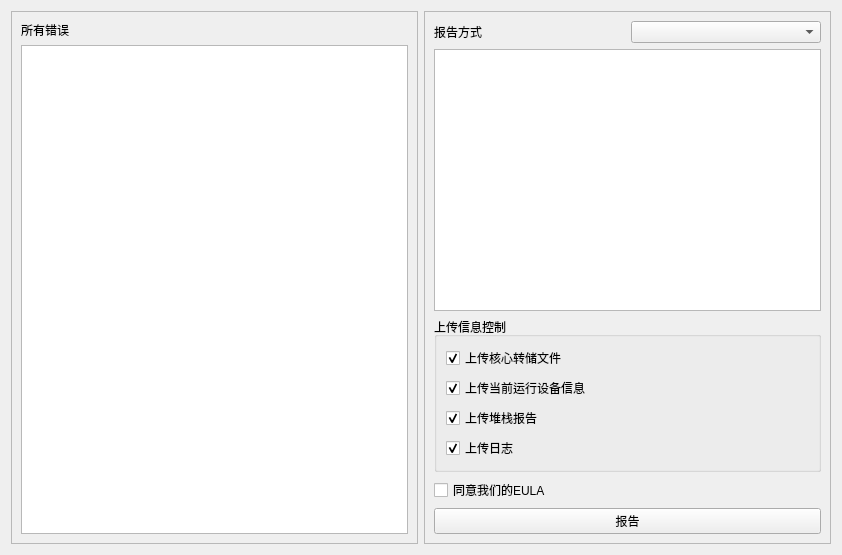
<?xml version="1.0" encoding="UTF-8"?>
<ui version="4.0">
 <class>ErrorFeedback</class>
 <widget class="QWidget" name="ErrorFeedback">
  <property name="geometry">
   <rect>
    <x>0</x>
    <y>0</y>
    <width>842</width>
    <height>555</height>
   </rect>
  </property>
  <property name="windowTitle">
   <string>报告错误</string>
  </property>
  <layout class="QHBoxLayout" name="horizontalLayout_2">
   <item>
    <widget class="QFrame" name="frame">
     <property name="frameShape">
      <enum>QFrame::Shape::StyledPanel</enum>
     </property>
     <property name="frameShadow">
      <enum>QFrame::Shadow::Raised</enum>
     </property>
     <layout class="QVBoxLayout" name="verticalLayout">
      <item>
       <widget class="SubtitleLabel" name="label">
        <property name="text">
         <string>所有错误</string>
        </property>
       </widget>
      </item>
      <item>
       <widget class="TableWidget" name="tableWidget"/>
      </item>
     </layout>
    </widget>
   </item>
   <item>
    <widget class="QFrame" name="frame_2">
     <property name="frameShape">
      <enum>QFrame::Shape::StyledPanel</enum>
     </property>
     <property name="frameShadow">
      <enum>QFrame::Shadow::Raised</enum>
     </property>
     <layout class="QVBoxLayout" name="verticalLayout_3">
      <item>
       <layout class="QHBoxLayout" name="horizontalLayout">
        <item>
         <widget class="BodyLabel" name="label_2">
          <property name="text">
           <string>报告方式</string>
          </property>
         </widget>
        </item>
        <item>
         <widget class="ComboBox" name="comboBox"/>
        </item>
       </layout>
      </item>
      <item>
       <widget class="TextBrowser" name="textBrowser"/>
      </item>
      <item>
       <widget class="QGroupBox" name="groupBox">
        <property name="title">
         <string>上传信息控制</string>
        </property>
        <layout class="QGridLayout" name="gridLayout">
         <item row="0" column="0">
          <layout class="QVBoxLayout" name="verticalLayout_2">
           <item>
            <widget class="CheckBox" name="checkBox_4">
             <property name="text">
              <string>上传核心转储文件</string>
             </property>
             <property name="checked">
              <bool>true</bool>
             </property>
             <property name="tristate">
              <bool>false</bool>
             </property>
            </widget>
           </item>
           <item>
            <widget class="CheckBox" name="checkBox_3">
             <property name="text">
              <string>上传当前运行设备信息</string>
             </property>
             <property name="checked">
              <bool>true</bool>
             </property>
            </widget>
           </item>
           <item>
            <widget class="CheckBox" name="checkBox_2">
             <property name="text">
              <string>上传堆栈报告</string>
             </property>
             <property name="checked">
              <bool>true</bool>
             </property>
            </widget>
           </item>
           <item>
            <widget class="CheckBox" name="checkBox_5">
             <property name="text">
              <string>上传日志</string>
             </property>
             <property name="checked">
              <bool>true</bool>
             </property>
            </widget>
           </item>
          </layout>
         </item>
        </layout>
       </widget>
      </item>
      <item>
       <widget class="CheckBox" name="checkBox">
        <property name="text">
         <string>同意我们的EULA</string>
        </property>
       </widget>
      </item>
      <item>
       <widget class="PrimaryPushButton" name="pushButton">
        <property name="text">
         <string>报告</string>
        </property>
       </widget>
      </item>
     </layout>
    </widget>
   </item>
  </layout>
 </widget>
 <customwidgets>
  <customwidget>
   <class>CheckBox</class>
   <extends>QCheckBox</extends>
   <header>qfluentwidgets</header>
  </customwidget>
  <customwidget>
   <class>BodyLabel</class>
   <extends>QLabel</extends>
   <header>qfluentwidgets</header>
  </customwidget>
  <customwidget>
   <class>SubtitleLabel</class>
   <extends>QLabel</extends>
   <header>qfluentwidgets</header>
  </customwidget>
  <customwidget>
   <class>PrimaryPushButton</class>
   <extends>QPushButton</extends>
   <header>qfluentwidgets</header>
  </customwidget>
  <customwidget>
   <class>TableWidget</class>
   <extends>QTableWidget</extends>
   <header>qfluentwidgets</header>
  </customwidget>
  <customwidget>
   <class>TextBrowser</class>
   <extends>QTextBrowser</extends>
   <header>qfluentwidgets</header>
  </customwidget>
  <customwidget>
   <class>ComboBox</class>
   <extends>QComboBox</extends>
   <header>qfluentwidgets</header>
  </customwidget>
 </customwidgets>
 <resources/>
 <connections/>
</ui>
